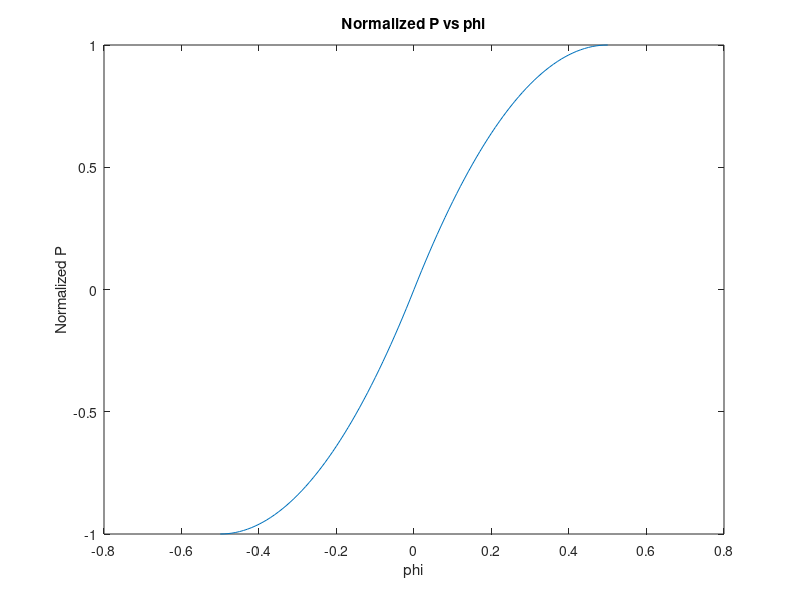

The MATLAB source for this figure:
clear;
close all;
phi = -0.5:0.01:0.5;
y = 4.*phi.*(1-abs(phi));
figure;
plot(phi,y)
title("Normalized P vs \phi")
xlabel("\phi")
ylabel("Normalized P")
